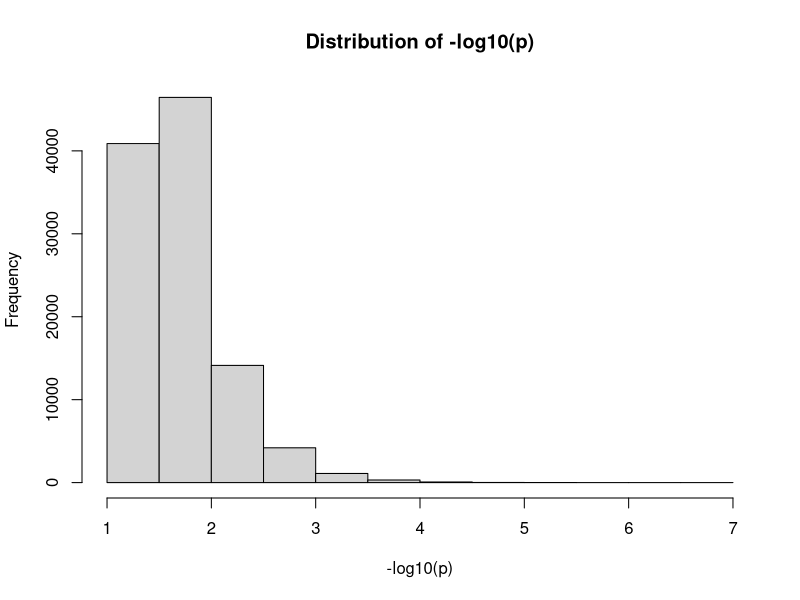
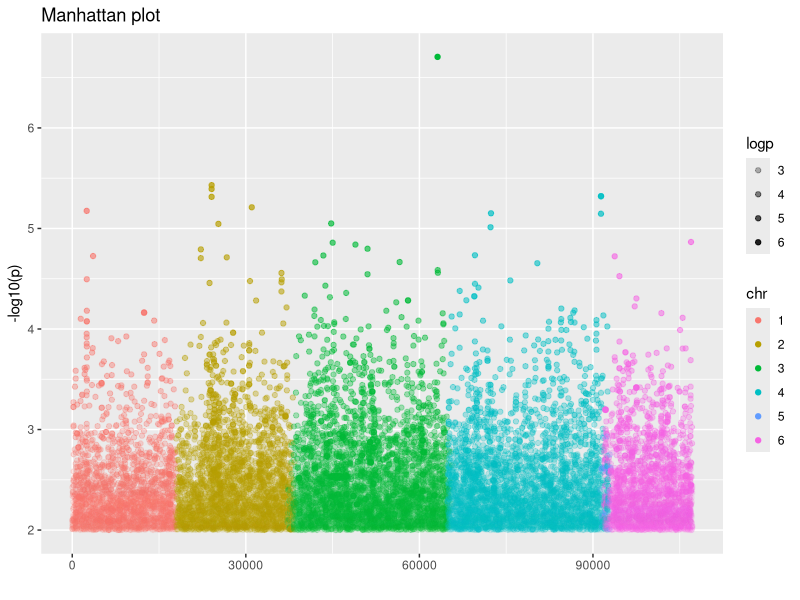

Write the R code that produced these figures, in order.
## Demonstration of R and ggplot2
## This script creates a simple manhattan plot based on results of a Genome Wide Association study.

setwd("path to your directory here") ##set this to your local directory, where your input file and this script are
data=read.table("manhattan.data.txt", header=TRUE)

head(data, n=10) ##display the top 10 rows of the data
data[1:10, ] ##equivalent to the head function above


##convert p values to -logp
data[,4]=-log10(data[,4])
##change the name of the fourth column
colnames(data)[4]="logp"

hist(data[,"logp"], main="Distribution of -log10(p)", xlab="-log10(p)") ## plot the histogram of the -log10(p) values

##generate a new column with a series of numbers
data[,5]=1:nrow(data)


##generate a data frame for plotting
df=data.frame(ID=as.numeric(data[,1]), chr=factor(data[,2]), coord=as.numeric(data[,3]), logp=as.numeric(data[,4]), order=as.numeric(data[,5]))

##generate a new data frame with a subset of data such that -log10(p) is greater than 2
trimmed.df=df[df[,"logp"]>2,]

##load the package needed to draw the manhattan plot.
##note: you will need to install the package if you are using it for the first time
install.packages("ggplot2")  ##only do this one time
library(ggplot2) ##you have to call this every time you start a new session of R
##use the ggplot() function to map your variables to the coordinates of the points. Alpha determines the transparency of each point, and is based on logp
ggplot(trimmed.df, aes(x=order, y=logp, color=chr)) +  geom_point(aes(alpha=logp)) + ggtitle("Manhattan plot") + xlab("") + ylab("-log10(p)")